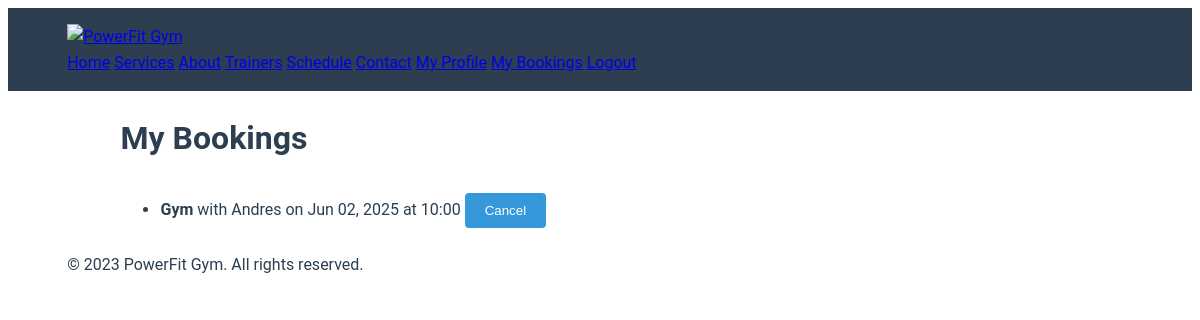
Screenshot of /my-bookings/ (signed in) with the database file from the repository.
### main/models.py (models this page shows, shortened)
class Booking(models.Model):
    user = models.ForeignKey(User, on_delete=models.CASCADE, related_name='bookings')
    class_schedule = models.ForeignKey(ClassSchedule, on_delete=models.CASCADE, related_name='bookings')
    booked_at = models.DateTimeField(auto_now_add=True)
    class Meta:
        unique_together = ('user', 'class_schedule')
        ordering = ['class_schedule__start_datetime']

class ClassSchedule(models.Model):
    service = models.ForeignKey(Service, on_delete=models.CASCADE, related_name='schedules')
    trainer = models.ForeignKey(Trainer, on_delete=models.CASCADE)
    start_datetime = models.DateTimeField()
    end_datetime = models.DateTimeField()
    max_capacity = models.PositiveIntegerField(default=10)
    class Meta:
        ordering = ['start_datetime']
        unique_together = [['service', 'start_datetime']]

class Service(models.Model):
    name = models.CharField(max_length=100)
    description = models.TextField()
    price = models.DecimalField(max_digits=6, decimal_places=2, default=0.00)
    duration = models.CharField(max_length=50, help_text="Eg: 60 minutes")
    featured = models.BooleanField(default=False)
    image = models.CharField(max_length=100, blank=True)
    max_capacity = models.PositiveIntegerField(
        default=10,
        help_text="Maximum participants per session"
    )

class Trainer(models.Model):
    name = models.CharField(max_length=100)
    specialization = models.CharField(max_length=100)
    bio = models.TextField()
    image = models.ImageField(upload_to='trainers/')
    experience = models.PositiveIntegerField(null=True, blank=True)

### main/views.py (the view)
# urls.py: path('my-bookings/', views.my_bookings, name='my_bookings'),
@login_required
def my_bookings(request):
    bookings = Booking.objects.filter(
        user=request.user,
        class_schedule__start_datetime__gt=timezone.now()
    ).order_by('class_schedule__start_datetime')
    return render(request, 'bookings.html', {'bookings': bookings})

### main/templates/bookings.html (shortened to what this page needs)
{% extends 'base.html' %}
{% block content %}
<div class="container">
    <h1>My Bookings</h1>
    {% if bookings %}
        <ul>
        {% for booking in bookings %}
            <li>
                <strong>{{ booking.class_schedule.service.name }}</strong>
                with {{ booking.class_schedule.trainer.name }}
                on {{ booking.class_schedule.start_datetime|date:"M d, Y" }}
                at {{ booking.class_schedule.start_datetime|time:"H:i" }}
                <form method="post" action="{% url 'cancel_booking' booking.id %}" style="display:inline;">
                    <button type="submit">Cancel</button>
                </form>
            </li>
        {% endfor %}
        </ul>
    {% else %}
        <p>You have no upcoming bookings.</p>
    {% endif %}
</div>
{% endblock %}

### static/css/style.css (style rules this page uses)
:root { --primary: #2c3e50; --secondary: #e74c3c; --light: #ecf0f1; --dark: #2c3e50; }
body { font-family: 'Roboto', sans-serif; line-height: 1.6; color: var(--dark); }
.container { width: 90%; max-width: 1200px; margin: 0 auto; }

### main/templates/base.html (style rules this page uses)
button, .btn { display: inline-block; background-color: #3498db; color: white; padding: 10px 20px; margin: 8px 0; border: none; border-radius: 4px; cursor: pointer; text-decoration: none; font }

### rows the page displays
Booking: class_schedule.service.name "Gym", class_schedule.trainer.name "Andres", class_schedule.start_datetime "Jun 02, 2025", class_schedule.start_datetime "10:00"
